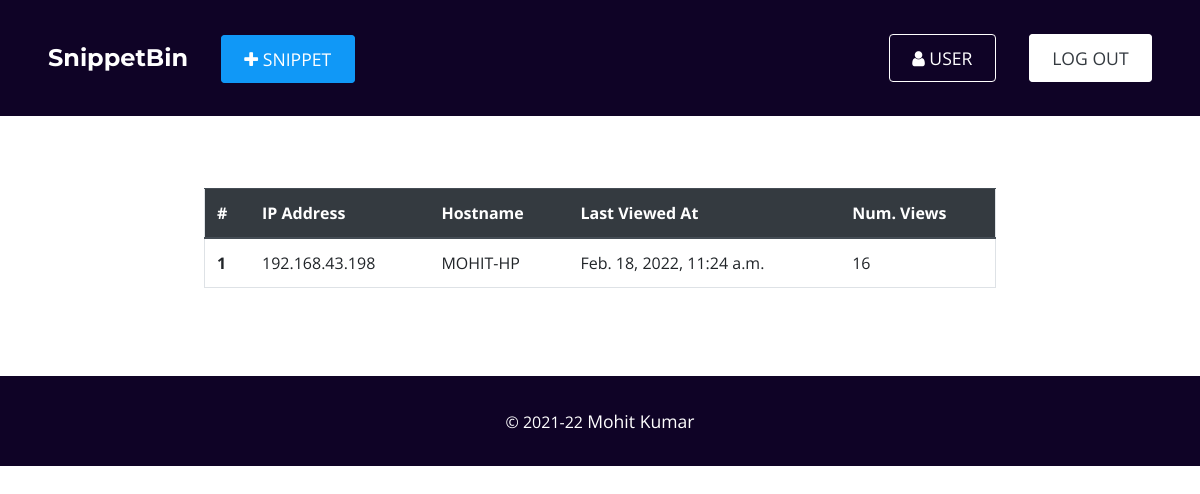
/snippet/445a6fa3779d4a0096cf63995274e665/statistics/ (signed in), run on an earlier commit of the app's database.
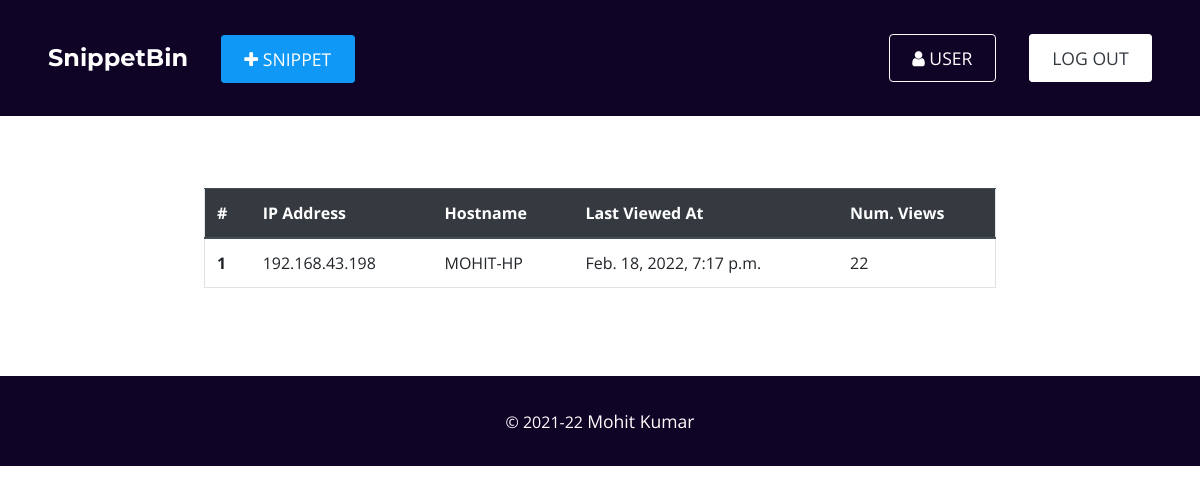
And on a later commit of the database.
### snippet/models.py (models this page shows, shortened)
class SnipetTracker(models.Model):
  id = models.UUIDField(default = uuid.uuid4, unique = True, primary_key = True, editable = False)
  snippet = models.ForeignKey(Snippet, on_delete = models.CASCADE)
  hostname = models.CharField(max_length = 255)
  ip_addr = models.CharField(max_length = 255)
  count = models.IntegerField(default = 0)
  viewed_at = models.DateTimeField(auto_now = True)

### snippet/views.py (the view)
# urls.py: path('<str:sid>/statistics/', views.snippet_statistics_view, name = 'snippet_statitics')
@login_required(login_url = 'account:login')
def snippet_statistics_view(request, sid):
  try:
    snippet_obj = Snippet.objects.get(id = sid)
  except Snippet.DoesNotExist:
    messages.error(request, f'No snippet with id {sid} exists')
    return redirect('home:home')
  except:
    messages.error(request, f'No snippet with id {sid} exists')
    return redirect('home:home')
  stats = snippet_obj.snipettracker_set.all().order_by('-viewed_at')
  context = {'stats': stats}
  return render(request, 'snippet/snippet-stats.html', context)

### snippet/templates/snippet/snippet-stats.html (shortened to what this page needs)
{% extends 'base.html' %}
{% load static %}
{% block content %}
<div class="mk-container">
  <table class="table border">
    <thead class="thead-dark">
      <tr>
        <th scope="col">#</th>
        <th scope="col">IP Address</th>
        <th scope="col">Hostname</th>
        <th scope="col">Last Viewed At</th>
        <th scope="col">Num. Views</th>
      </tr>
    </thead>
    <tbody>
      {% if stats %}
        {% for stat in stats %}
          <tr>
            <th scope="row">{{ forloop.counter }}</th>
            <td>{{ stat.ip_addr }}</td>
            <td>{{ stat.hostname }}</td>
            <td>{{ stat.viewed_at }}</td>
            <td>{{ stat.count }}</td>
          </tr>
        {% endfor %}
      {% else %}
        <tr>
          <td colspan="4">No one have opened this snippet yet</td>
        </tr>
      {% endif %}
    </tbody>
  </table>
</div>
{% endblock content %}

What changed in the data, as far as the page shows it:
changed SnipetTracker "MOHIT-HP": viewed_at "Feb. 18, 2022, 11:24 a.m." → "Feb. 18, 2022, 7:17 p.m."; count "16" → "22"
